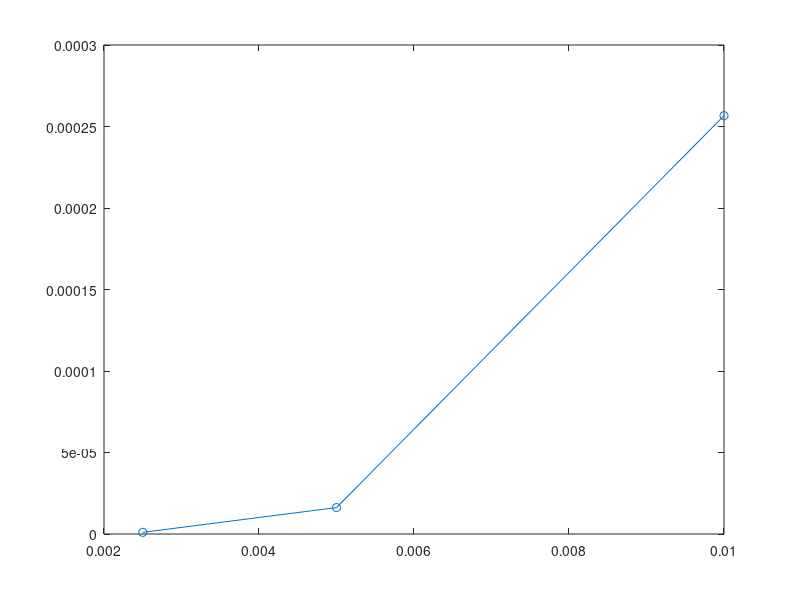

The MATLAB script that drew this image:
%% Problem 10
clear all; % clear all data
low=0; % define my low and high spatial boundary
high=1;
M_s=[];
err_s=[];
for M=[100 200 400]
    a=1; % a is the coefficient
    dx=(high-low)/M;
    out=[]; % output file which the solution of each time ste can be found here
    un=zeros(1,M); % initialize my IC vector;
    pos=(high-low)/(M)*([0:(M-1)]); % calculate position value at each grid
    %% set IC
    for i=1:M
        un(i)=exp(-0.5*((pos(i)-0.5)/0.08)^2);
    end
    u_ic=un; %% save my IC so I can compare with my soilution
    %% set A
   %% set A
A=zeros(M); % initialize matrix A
for i=3:M-2
A(i,i-2:i+2)=[1 -8 0 8 -1];
end
A(1,1:3)=[0 8 -1];
A(1,end-1:end)=[1 -8];
A(2,1:4)=[-8 0 8 -1];
A(2,end)=1;
A(M-1,1)=-1;
A(M-1,end-3:end)=[1 -8 0 8];
A(M,1:2)=[8 -1];  
A(M,M-2:M)=[1 -8 0];  
un=un.';
operator_4O_center=1/12/dx*A; % Define my 2nd-order centered differences operator;
t=0;

   
    %% 4th-order Runge-Kutta methods
    h=a*dx; % Courant number=1
    out=[];
    un=u_ic.';
    for t=1:(1/h)
        unp1d2_1=un-1/2*h*operator_4O_center*un;
        unp1d2_2=un-1/2*h*operator_4O_center*unp1d2_1;
        unp1_bar=un-h*operator_4O_center*unp1d2_2;
        unp1=un+1/6*h*(-operator_4O_center*(un+2*unp1d2_1+2*unp1d2_2+unp1_bar));
        un=unp1;
        out=[out ; t unp1.'];
        %     plot(pos,unp1,'o-');
        %     pause(0)
    end
    solution=out(end,2:end);
    M_s=[M_s dx];
    err=sqrt(sum((solution-u_ic).^2)/M);
    err_s=[err_s err];
end

plot(M_s,err_s,'o-')
x=log(M_s);
y=log(err_s);
p=polyfit(x,y,1)
